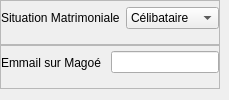
           <widget class="QWidget" name="widget_6" native="true">
            <layout class="QVBoxLayout" name="verticalLayout_8">
             <property name="spacing">
              <number>0</number>
             </property>
             <property name="leftMargin">
              <number>0</number>
             </property>
             <property name="topMargin">
              <number>0</number>
             </property>
             <property name="rightMargin">
              <number>9</number>
             </property>
             <item>
              <widget class="QFrame" name="frame_12">
               <property name="frameShape">
                <enum>QFrame::StyledPanel</enum>
               </property>
               <property name="frameShadow">
                <enum>QFrame::Raised</enum>
               </property>
               <layout class="QHBoxLayout" name="horizontalLayout_18">
                <property name="leftMargin">
                 <number>0</number>
                </property>
                <property name="topMargin">
                 <number>0</number>
                </property>
                <property name="rightMargin">
                 <number>0</number>
                </property>
                <item>
                 <widget class="QLabel" name="label_63">
                  <property name="text">
                   <string>Situation Matrimoniale        </string>
                  </property>
                  <property name="wordWrap">
                   <bool>true</bool>
                  </property>
                 </widget>
                </item>
                <item>
                 <widget class="QComboBox" name="updateSituationMatrimoniale">
                  <property name="sizePolicy">
                   <sizepolicy hsizetype="Expanding" vsizetype="Fixed">
                    <horstretch>0</horstretch>
                    <verstretch>0</verstretch>
                   </sizepolicy>
                  </property>
                  <item>
                   <property name="text">
                    <string>Célibataire</string>
                   </property>
                  </item>
                  <item>
                   <property name="text">
                    <string>Marié</string>
                   </property>
                  </item>
                  <item>
                   <property name="text">
                    <string>Fiancé</string>
                   </property>
                  </item>
                  <item>
                   <property name="text">
                    <string>Divorcé</string>
                   </property>
                  </item>
                  <item>
                   <property name="text">
                    <string>Séparé</string>
                   </property>
                  </item>
                  <item>
                   <property name="text">
                    <string>Veuf</string>
                   </property>
                  </item>
                 </widget>
                </item>
               </layout>
              </widget>
             </item>
             <item>
              <widget class="QFrame" name="frame_11">
               <property name="frameShape">
                <enum>QFrame::StyledPanel</enum>
               </property>
               <property name="frameShadow">
                <enum>QFrame::Raised</enum>
               </property>
               <layout class="QHBoxLayout" name="horizontalLayout_17">
                <property name="leftMargin">
                 <number>0</number>
                </property>
                <property name="topMargin">
                 <number>0</number>
                </property>
                <property name="rightMargin">
                 <number>0</number>
                </property>
                <item>
                 <widget class="QLabel" name="label_62">
                  <property name="text">
                   <string>Emmail sur Magoé </string>
                  </property>
                  <property name="wordWrap">
                   <bool>true</bool>
                  </property>
                 </widget>
                </item>
                <item>
                 <widget class="QLineEdit" name="updateEmailMagoe"/>
                </item>
               </layout>
              </widget>
             </item>
            </layout>
           </widget>
